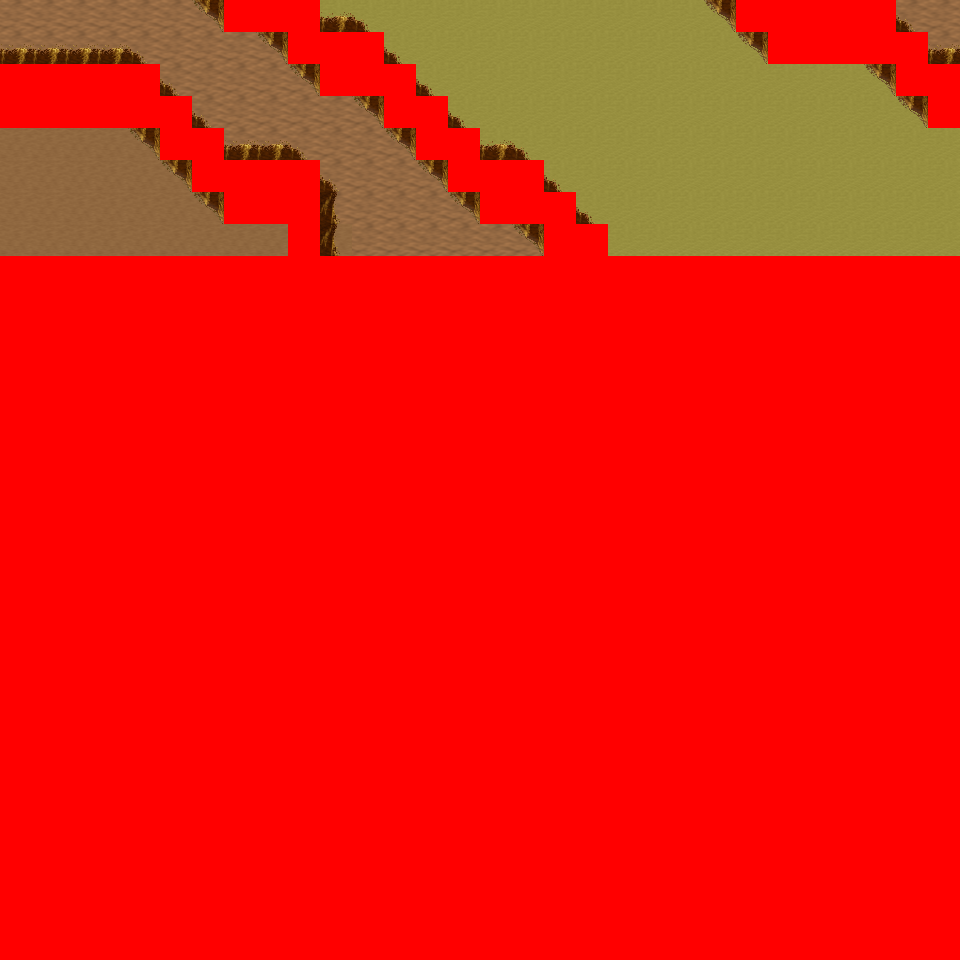

Rendered tile map (Tiled .tmx) drawn with the repository's tilesets; below, a short description and the map source with its tile grids summarised:
An orthogonal 30x30 tile map with 32x32 px tiles, 6 tile layers (Ground, Object, Object2, Above, ...), 21 tilesets and 5 objects (5x mapchange).

<map version="1.0" orientation="orthogonal" renderorder="right-down" width="30" height="30" tilewidth="32" tileheight="32" nextobjectid="6">
  <tileset firstgid="1" name="tileset_logic_collision" tilewidth="32" tileheight="32" tilecount="1" columns="1">
    <image source="../drawable/tileset_logic_collision.png" width="32" height="32" />
  </tileset>
  <tileset firstgid="2" name="tileset_ground_ground" tilewidth="32" tileheight="32" tilecount="33" columns="3">
    <image source="../drawable/tileset_ground_ground.png" width="96" height="352" />
  </tileset>
  <tileset firstgid="35" name="tileset_building_castle" tilewidth="32" tileheight="32" tilecount="320" columns="20">
    <image source="../drawable/tileset_building_castle.png" width="640" height="512" />
  </tileset>
  <tileset firstgid="355" name="tileset_ground_water_pool" tilewidth="32" tileheight="32" tilecount="72" columns="3">
    <image source="../drawable/tileset_ground_water_pool.png" width="96" height="768" />
  </tileset>
  <tileset firstgid="427" name="tileset_ground_earth_edges" tilewidth="32" tileheight="32" tilecount="18" columns="6">
    <image source="../drawable/tileset_ground_earth_edges.png" width="192" height="96" />
  </tileset>
  <tileset firstgid="445" name="tileset_ground_grass_corners" tilewidth="32" tileheight="32" tilecount="24" columns="6">
    <image source="../drawable/tileset_ground_grass_corners.png" width="192" height="128" />
  </tileset>
  <tileset firstgid="469" name="tileset_ground_grass_edges" tilewidth="32" tileheight="32" tilecount="36" columns="12">
    <image source="../drawable/tileset_ground_grass_edges.png" width="384" height="96" />
  </tileset>
  <tileset firstgid="505" name="tileset_object_row_boat" tilewidth="32" tileheight="32" tilecount="30" columns="6">
    <image source="../drawable/tileset_object_row_boat.png" width="192" height="160" />
  </tileset>
  <tileset firstgid="535" name="tileset_item_ropes" tilewidth="32" tileheight="32" tilecount="4" columns="2">
    <image source="../drawable/tileset_item_ropes.png" width="64" height="64" />
  </tileset>
  <tileset firstgid="539" name="tileset_object_boardwalk" tilewidth="32" tileheight="32" tilecount="36" columns="6">
    <image source="../drawable/tileset_object_boardwalk.png" width="192" height="192" />
  </tileset>
  <tileset firstgid="575" name="tileset_object_ship" tilewidth="32" tileheight="32" tilecount="368" columns="16">
    <image source="../drawable/tileset_object_ship.png" width="512" height="736" />
  </tileset>
  <tileset firstgid="943" name="tileset_item_fishing_nets" tilewidth="32" tileheight="32" tilecount="6" columns="3">
    <image source="../drawable/tileset_item_fishing_nets.png" width="96" height="64" />
  </tileset>
  <tileset firstgid="949" name="tileset_item_fishrods" tilewidth="32" tileheight="32" tilecount="12" columns="4">
    <image source="../drawable/tileset_item_fishrods.png" width="128" height="96" />
  </tileset>
  <tileset firstgid="961" name="tileset_plant_stump_stump_vertical" tilewidth="32" tileheight="32" tilecount="1" columns="1">
    <image source="../drawable/tileset_plant_stump_stump_vertical.png" width="32" height="32" />
  </tileset>
  <tileset firstgid="962" name="tileset_item_pot_barrel" tilewidth="32" tileheight="32" tilecount="2" columns="1">
    <image source="../drawable/tileset_item_pot_barrel.png" width="32" height="64" />
  </tileset>
  <tileset firstgid="964" name="tileset_ground_cobbled_paving" tilewidth="32" tileheight="32" tilecount="1" columns="1">
    <image source="../drawable/tileset_ground_cobbled_paving.png" width="32" height="32" />
  </tileset>
  <tileset firstgid="965" name="tileset_ground_ladder_vertical_pale" tilewidth="32" tileheight="32" tilecount="5" columns="5">
    <image source="../drawable/tileset_ground_ladder_vertical_pale.png" width="160" height="32" />
  </tileset>
  <tileset firstgid="970" name="tileset_item_caution_sign" tilewidth="32" tileheight="32" tilecount="1" columns="1">
    <image source="../drawable/tileset_item_caution_sign.png" width="32" height="32" />
  </tileset>
  <tileset firstgid="971" name="tileset_ground_ridge_earth_dark" tilewidth="32" tileheight="32" tilecount="96" columns="12">
    <image source="../drawable/tileset_ground_ridge_earth_dark.png" width="384" height="256" />
  </tileset>
  <tileset firstgid="1067" name="tileset_ground_ridge_earth_pale" tilewidth="32" tileheight="32" tilecount="96" columns="12">
    <image source="../drawable/tileset_ground_ridge_earth_pale.png" width="384" height="256" />
  </tileset>
  <tileset firstgid="1163" name="tileset_plant_tree_tree_darkgreen" tilewidth="32" tileheight="32" tilecount="88" columns="8">
    <image source="../drawable/tileset_plant_tree_tree_darkgreen.png" width="256" height="352" />
  </tileset>
  <layer name="Ground" width="30" height="30">
    <data>[900 cells, 240 non-empty, 3 distinct tile ids]</data>
  </layer>
  <layer name="Object" width="30" height="30">
    <data>[900 cells, 94 non-empty, 9 distinct tile ids]</data>
  </layer>
  <layer name="Object2" width="30" height="30">
    <data>[900 cells, 0 non-empty, 0 distinct tile ids]</data>
  </layer>
  <layer name="Above" width="30" height="30">
    <data>[900 cells, 0 non-empty, 0 distinct tile ids]</data>
  </layer>
  <layer name="Above2" width="30" height="30">
    <data>[900 cells, 0 non-empty, 0 distinct tile ids]</data>
  </layer>
  <layer name="Walkable" width="30" height="30">
    <data>[900 cells, 715 non-empty, 1 distinct tile ids]</data>
  </layer>
  <objectgroup name="MapEvents">
    <object id="1" name="north" type="mapchange" x="0" y="0" width="224" height="32">
      <properties>
        <property name="map" value="0_deniran_forest_n2_w_x0_y3" />
        <property name="place" value="south" />
      </properties>
    </object>
    <object id="2" name="north2" type="mapchange" x="320" y="0" width="416" height="32">
      <properties>
        <property name="map" value="0_deniran_forest_n2_w_x0_y3" />
        <property name="place" value="south2" />
      </properties>
    </object>
    <object id="3" name="north3" type="mapchange" x="896" y="0" width="64" height="32">
      <properties>
        <property name="map" value="0_deniran_forest_n2_w_x0_y3" />
        <property name="place" value="south3" />
      </properties>
    </object>
    <object id="4" name="east" type="mapchange" x="928" y="0" width="32" height="64">
      <properties>
        <property name="map" value="0_ados_mountain_n2_w2_x0_y4" />
        <property name="place" value="west" />
      </properties>
    </object>
    <object id="5" name="east2" type="mapchange" x="928" y="128" width="32" height="128">
      <properties>
        <property name="map" value="0_ados_mountain_n2_w2_x0_y4" />
        <property name="place" value="west2" />
      </properties>
    </object>
  </objectgroup>
</map>
